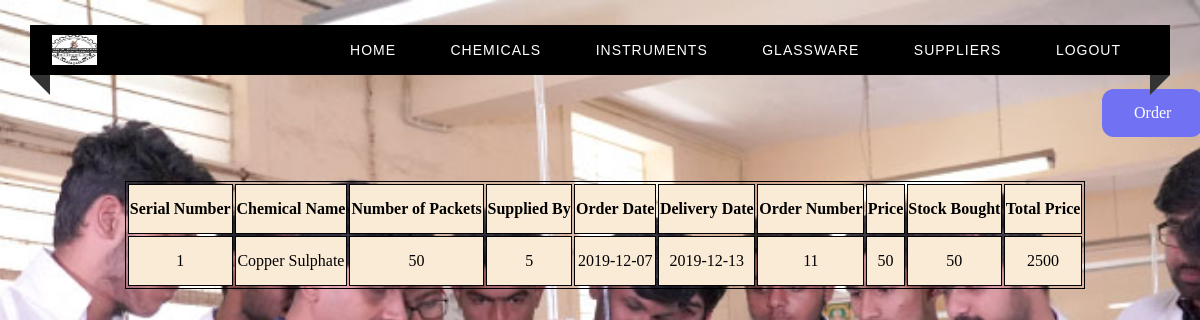
The page /viewChemicalOrders on the database its author committed.
### tables this page shows
CREATE TABLE CHEM_ORDER(
    Sno INTEGER(3) UNIQUE ,
    C_name varchar(50),
    No_packs INTEGER(6),
    Supplied_By INTEGER,
    Order_Date Date,
    Date_of_Delivery Date,
    Order_Number INTEGER primary key,
    Price decimal(9,2),
    Total_price decimal(9,2),
    Stock_bought decimal(9,3),
    FOREIGN KEY (Supplied_By) REFERENCES SUPPLIER(Supplier_No),
    FOREIGN KEY (C_name) references CHEMICALS(Chem_Name)
);

### app.py (the view)
@app.route("/viewChemicalOrders")
def viewChemicalOrders() :
    c = get_db()
    cur = c.cursor()
    cur.execute("SELECT * from CHEM_ORDER")
    return render_template("viewChemicalOrders.html", test = cur.fetchall())

### app.py (called while the page is built)
def get_db():
    db = getattr(g, '_database', None)
    if db is None:
        db = g._database = sqlite3.connect(DATABASE)
    return db

@app.teardown_appcontext
def close_connection(exception):
    db = getattr(g, '_database', None)
    if db is not None:
        db.close()

### flask/templates/viewChemicalOrders.html (shortened to what this page needs)
<html>
<head>
    <link rel="stylesheet" type="text/css" href="../static/home.css">
</head>
<body>
<div class="custom-padding">
        <nav>
            <div class="logo"><img src = "../static/smvitlogo.png" width = "45px", height = "30px"></div>
            <ul class="menu-area">
                <li><a href="/home">Home</a></li>
                <li><a href="/chemicals">Chemicals</a></li>
                <li><a href="/instruments">Instruments</a></li>
                <li><a href="/glassware">Glassware</a></li>
                <li><a href="/suppliers">Suppliers</a></li>
                <li><a href="/">Logout</a></li>
            </ul>
        </nav>
        <a href="/orderChemicals" class="button">Order</a>
        <div class="tab">
          <table align="center" style="margin-left : 125px; margin-top : 50px;">
              <th>Serial Number</th>
              <th>Chemical Name </th>
              <th>Number of Packets</th>
              <th>Supplied By</th>
              <th>Order Date</th>
              <th>Delivery Date</th>
              <th>Order Number</th>
              <th>Price</th>
              <th>Stock Bought</th>
              <th>Total Price</th>
            {% for row in test %}
            <tr>
                <td> {{ row[0] }}</td>
                <td> {{ row[1] }}</td>
                <td> {{ row[2] }}</td>
                <td> {{ row[3] }}</td>
                <td> {{ row[4] }}</td>
                <td> {{ row[5] }}</td>
                <td> {{ row[6] }}</td>
                <td> {{ row[7] }}</td>
                <td> {{ row[9] }}</td>
                <td> {{ row[8] }}</td>
            </tr>
            {% endfor %}
          </table>
        </div>
    </div>
</body>
</html>

### flask/static/home.css (style rules this page uses)
* { margin: 0; padding: 0; outline: 0; box-sizing: border-box; }
body { background: url("chemhomepage.png") no-repeat center fixed; background-size: cover; background-position: center; }
.menu-area li a { text-decoration: none; }
.menu-area li { list-style-type: none; }
.custom-padding { padding-top: 25px; }
nav { position: relative; width: calc(100% - 60px); margin: 0 auto; padding: 10px 0; background: #000000; z-index: 1; text-align: right; padding-right: 2%; font-family: sans-serif; }
.logo { width: 15%; float: left; text-transform: uppercase; color: #fff; font-size: 25px; text-align: left; padding-left: 2%; }
.menu-area li { display: inline-block; }
.menu-area a { color: #fff; font-weight: 300; letter-spacing: 1px; text-transform: uppercase; display: block; padding: 0 25px; font-size: 14px; line-height: 30px; position: relative; z-index: 1; }
nav:before { position: absolute; content: ''; border-top: 10px solid #333; border-right: 10px solid #333; border-left: 10px solid transparent; border-bottom: 10px solid transparent; top: 100%; left: 0; }
nav:after { position: absolute; content: ''; border-top: 10px solid #333; border-left: 10px solid #333; border-right: 10px solid transparent; border-bottom: 10px solid transparent; top: 100%; right: 0; }

### flask/templates/viewChemicalOrders.html (style rules this page uses)
.button { background-color: #7171F4; border: none; color: white; padding: 15px 32px; text-align: center; text-decoration: none; display: inline-block; font-size: 16px; margin: 4px 2px; cursor: pointer; border-radius: 12px; position: relative; left: 1100px; top: 10px; }
table { width: 80%; border: 1px solid black; }
th,td { height: 50px; border: 1px solid black; text-align: center; background-color: antiquewhite; }

### rows shown on the page
CHEM_ORDER: Sno "1", C_name "Copper Sulphate", No_packs "50", Supplied_By "5", Order_Date "2019-12-07", Date_of_Delivery "2019-12-13", Order_Number "11", Price "50", Stock_bought "50", Total_price "2500"
